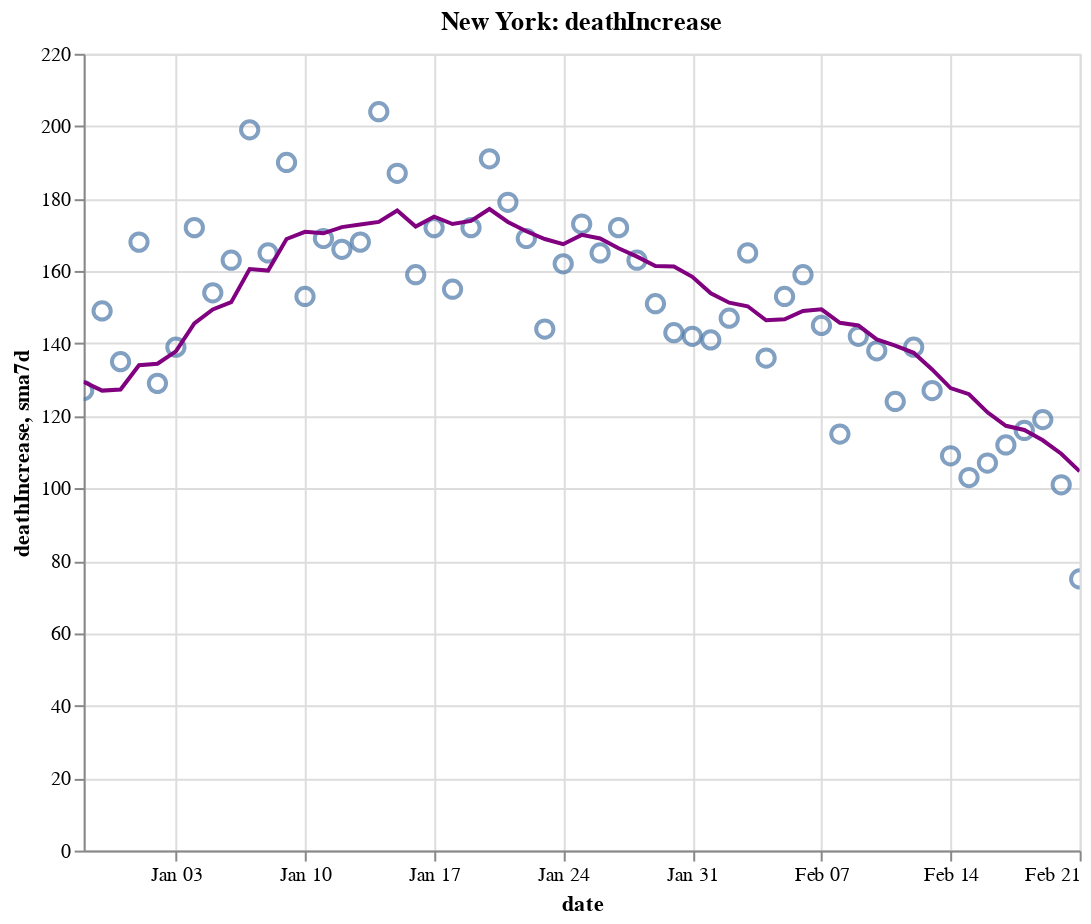

The code cell stored with this chart in its notebook:
### Code cell
create_plot(ny, 'deathIncrease')

### Figure 1 — Vega-Lite specification as saved in the notebook (floating-point values rounded to 4 significant figures)
{"config": {"view": {"continuousWidth": 400, "continuousHeight": 300}}, "layer": [{"layer": [{"mark": {"type": "point", "size": 75}, "encoding": {"tooltip": [{"type": "temporal", "field": "date"}, {"type": "quantitative", "field": "deathIncrease"}, {"type": "quantitative", "field": "sma7d"}], "x": {"type": "temporal", "field": "date"}, "y": {"type": "quantitative", "field": "deathIncrease"}}, "selection": {"selector012": {"type": "interval", "bind": "scales", "encodings": ["x", "y"]}}}, {"mark": {"type": "line", "color": "purple"}, "encoding": {"x": {"type": "temporal", "field": "date"}, "y": {"type": "quantitative", "field": "sma7d"}}}]}, {"mark": {"type": "rule", "color": "#aaa"}, "encoding": {"x": {"type": "temporal", "field": "date"}}, "transform": [{"filter": {"selection": "selector011"}}]}, {"mark": "circle", "encoding": {"opacity": {"condition": {"value": 1, "selection": "selector011"}, "value": 0}, "tooltip": [{"type": "temporal", "field": "date"}, {"type": "quantitative", "field": "deathIncrease"}, {"type": "quantitative", "field": "sma7d"}], "x": {"type": "temporal", "field": "date"}, "y": {"type": "quantitative", "field": "deathIncrease"}}, "selection": {"selector011": {"type": "single", "encodings": ["x"], "on": "mouseover", "nearest": true, "empty": "none"}}}, {"mark": {"type": "text", "align": "left", "dx": 5, "dy": -5, "stroke": "white", "strokeWidth": 2}, "encoding": {"text": {"type": "quantitative", "field": "deathIncrease"}, "tooltip": [{"type": "temporal", "field": "date"}, {"type": "quantitative", "field": "deathIncrease"}, {"type": "quantitative", "field": "sma7d"}], "x": {"type": "temporal", "field": "date"}, "y": {"type": "quantitative", "field": "deathIncrease"}}, "transform": [{"filter": {"selection": "selector011"}}]}, {"mark": {"type": "text", "align": "left", "dx": 5, "dy": -5}, "encoding": {"text": {"type": "quantitative", "field": "deathIncrease"}, "tooltip": [{"type": "temporal", "field": "date"}, {"type": "quantitative", "field": "deathIncrease"}, {"type": "quantitative", "field": "sma7d"}], "x": {"type": "temporal", "field": "date"}, "y": {"type": "quantitative", "field": "deathIncrease"}}, "transform": [{"filter": {"selection": "selector011"}}]}], "data": {"name": "data-219c46382651ef266b2c1c34a12dd2db"}, "height": 400, "title": "New York: deathIncrease", "width": 500, "$schema": "https://vega.github.io/schema/vega-lite/v4.8.1.json", "datasets": {"data-219c46382651ef266b2c1c34a12dd2db": [{"date": "2020-12-29T00:00:00", "totalTestResultsIncrease": 160200.0, "positiveIncrease": 11440.0, "death": 29760.0, "deathIncrease": 127.0, "positiveRate": 0.071, "state": "New York", "sma7d": 129.4}, {"date": "2020-12-30T00:00:00", "totalTestResultsIncrease": 154900.0, "positiveIncrease": 13420.0, "death": 29900.0, "deathIncrease": 149.0, "positiveRate": 0.087, "state": "New York", "sma7d": 127.0}, {"date": "2020-12-31T00:00:00", "totalTestResultsIncrease": 216600.0, "positiveIncrease": 16800.0, "death": 30040.0, "deathIncrease": 135.0, "positiveRate": 0.078, "state": "New York", "sma7d": 127.3}, {"date": "2021-01-01T00:00:00", "totalTestResultsIncrease": 219300.0, "positiveIncrease": 16500.0, "death": 30210.0, "deathIncrease": 168.0, "positiveRate": 0.075, "state": "New York", "sma7d": 134.0}, {"date": "2021-01-02T00:00:00", "totalTestResultsIncrease": 202400.0, "positiveIncrease": 15070.0, "death": 30340.0, "deathIncrease": 129.0, "positiveRate": 0.074, "state": "New York", "sma7d": 134.4}, {"date": "2021-01-03T00:00:00", "totalTestResultsIncrease": 142300.0, "positiveIncrease": 11370.0, "death": 30480.0, "deathIncrease": 139.0, "positiveRate": 0.08, "state": "New York", "sma7d": 137.9}, {"date": "2021-01-04T00:00:00", "totalTestResultsIncrease": 134400.0, "positiveIncrease": 11210.0, "death": 30650.0, "deathIncrease": 172.0, "positiveRate": 0.083, "state": "New York", "sma7d": 145.6}, {"date": "2021-01-05T00:00:00", "totalTestResultsIncrease": 152400.0, "positiveIncrease": 12670.0, "death": 30800.0, "deathIncrease": 154.0, "positiveRate": 0.083, "state": "New York", "sma7d": 149.4}, {"date": "2021-01-06T00:00:00", "totalTestResultsIncrease": 197800.0, "positiveIncrease": 16650.0, "death": 30960.0, "deathIncrease": 163.0, "positiveRate": 0.084, "state": "New York", "sma7d": 151.4}, {"date": "2021-01-07T00:00:00", "totalTestResultsIncrease": 238600.0, "positiveIncrease": 17640.0, "death": 31160.0, "deathIncrease": 199.0, "positiveRate": 0.074, "state": "New York", "sma7d": 160.6}, {"date": "2021-01-08T00:00:00", "totalTestResultsIncrease": 243900.0, "positiveIncrease": 18830.0, "death": 31330.0, "deathIncrease": 165.0, "positiveRate": 0.077, "state": "New York", "sma7d": 160.1}, {"date": "2021-01-09T00:00:00", "totalTestResultsIncrease": 258000.0, "positiveIncrease": 16940.0, "death": 31520.0, "deathIncrease": 190.0, "positiveRate": 0.066, "state": "New York", "sma7d": 168.9}, {"date": "2021-01-10T00:00:00", "totalTestResultsIncrease": 246800.0, "positiveIncrease": 15360.0, "death": 31670.0, "deathIncrease": 153.0, "positiveRate": 0.062, "state": "New York", "sma7d": 170.9}, {"date": "2021-01-11T00:00:00", "totalTestResultsIncrease": 203900.0, "positiveIncrease": 13710.0, "death": 31840.0, "deathIncrease": 169.0, "positiveRate": 0.067, "state": "New York", "sma7d": 170.4}, {"date": "2021-01-12T00:00:00", "totalTestResultsIncrease": 196700.0, "positiveIncrease": 15210.0, "death": 32010.0, "deathIncrease": 166.0, "positiveRate": 0.077, "state": "New York", "sma7d": 172.1}, {"date": "2021-01-13T00:00:00", "totalTestResultsIncrease": 196900.0, "positiveIncrease": 14580.0, "death": 32180.0, "deathIncrease": 168.0, "positiveRate": 0.074, "state": "New York", "sma7d": 172.9}, {"date": "2021-01-14T00:00:00", "totalTestResultsIncrease": 212600.0, "positiveIncrease": 13660.0, "death": 32380.0, "deathIncrease": 204.0, "positiveRate": 0.064, "state": "New York", "sma7d": 173.6}, {"date": "2021-01-15T00:00:00", "totalTestResultsIncrease": 324700.0, "positiveIncrease": 19940.0, "death": 32570.0, "deathIncrease": 187.0, "positiveRate": 0.061, "state": "New York", "sma7d": 176.7}, {"date": "2021-01-16T00:00:00", "totalTestResultsIncrease": 277300.0, "positiveIncrease": 16000.0, "death": 32720.0, "deathIncrease": 159.0, "positiveRate": 0.058, "state": "New York", "sma7d": 172.3}, {"date": "2021-01-17T00:00:00", "totalTestResultsIncrease": 246500.0, "positiveIncrease": 13840.0, "death": 32900.0, "deathIncrease": 172.0, "positiveRate": 0.056, "state": "New York", "sma7d": 175.0}, {"date": "2021-01-18T00:00:00", "totalTestResultsIncrease": 186200.0, "positiveIncrease": 12180.0, "death": 33050.0, "deathIncrease": 155.0, "positiveRate": 0.065, "state": "New York", "sma7d": 173.0}, {"date": "2021-01-19T00:00:00", "totalTestResultsIncrease": 177300.0, "positiveIncrease": 12510.0, "death": 33220.0, "deathIncrease": 172.0, "positiveRate": 0.071, "state": "New York", "sma7d": 173.9}, {"date": "2021-01-20T00:00:00", "totalTestResultsIncrease": 195400.0, "positiveIncrease": 13360.0, "death": 33420.0, "deathIncrease": 191.0, "positiveRate": 0.068, "state": "New York", "sma7d": 177.1}, {"date": "2021-01-21T00:00:00", "totalTestResultsIncrease": 224600.0, "positiveIncrease": 13890.0, "death": 33590.0, "deathIncrease": 179.0, "positiveRate": 0.062, "state": "New York", "sma7d": 173.6}, {"date": "2021-01-22T00:00:00", "totalTestResultsIncrease": 268000.0, "positiveIncrease": 15140.0, "death": 33760.0, "deathIncrease": 169.0, "positiveRate": 0.057, "state": "New York", "sma7d": 171.0}, {"date": "2021-01-23T00:00:00", "totalTestResultsIncrease": 262100.0, "positiveIncrease": 13790.0, "death": 33910.0, "deathIncrease": 144.0, "positiveRate": 0.053, "state": "New York", "sma7d": 168.9}, {"date": "2021-01-24T00:00:00", "totalTestResultsIncrease": 250000.0, "positiveIncrease": 12720.0, "death": 34070.0, "deathIncrease": 162.0, "positiveRate": 0.051, "state": "New York", "sma7d": 167.4}, {"date": "2021-01-25T00:00:00", "totalTestResultsIncrease": 219500.0, "positiveIncrease": 12000.0, "death": 34240.0, "deathIncrease": 173.0, "positiveRate": 0.055, "state": "New York", "sma7d": 170.0}, {"date": "2021-01-26T00:00:00", "totalTestResultsIncrease": 162900.0, "positiveIncrease": 11060.0, "death": 34410.0, "deathIncrease": 165.0, "positiveRate": 0.068, "state": "New York", "sma7d": 169.0}, {"date": "2021-01-27T00:00:00", "totalTestResultsIncrease": 202700.0, "positiveIncrease": 11030.0, "death": 34580.0, "deathIncrease": 172.0, "positiveRate": 0.054, "state": "New York", "sma7d": 166.3}, {"date": "2021-01-28T00:00:00", "totalTestResultsIncrease": 250700.0, "positiveIncrease": 13400.0, "death": 34740.0, "deathIncrease": 163.0, "positiveRate": 0.053, "state": "New York", "sma7d": 164.0}, {"date": "2021-01-29T00:00:00", "totalTestResultsIncrease": 270500.0, "positiveIncrease": 12580.0, "death": 34890.0, "deathIncrease": 151.0, "positiveRate": 0.046, "state": "New York", "sma7d": 161.4}, {"date": "2021-01-30T00:00:00", "totalTestResultsIncrease": 269400.0, "positiveIncrease": 12800.0, "death": 35040.0, "deathIncrease": 143.0, "positiveRate": 0.048, "state": "New York", "sma7d": 161.3}, {"date": "2021-01-31T00:00:00", "totalTestResultsIncrease": 243100.0, "positiveIncrease": 10790.0, "death": 35180.0, "deathIncrease": 142.0, "positiveRate": 0.044, "state": "New York", "sma7d": 158.4}, {"date": "2021-02-01T00:00:00", "totalTestResultsIncrease": 175000.0, "positiveIncrease": 8508.0, "death": 35320.0, "deathIncrease": 141.0, "positiveRate": 0.049, "state": "New York", "sma7d": 153.9}, {"date": "2021-02-02T00:00:00", "totalTestResultsIncrease": 150200.0, "positiveIncrease": 8215.0, "death": 35470.0, "deathIncrease": 147.0, "positiveRate": 0.055, "state": "New York", "sma7d": 151.3}, {"date": "2021-02-03T00:00:00", "totalTestResultsIncrease": 126500.0, "positiveIncrease": 5925.0, "death": 35630.0, "deathIncrease": 165.0, "positiveRate": 0.047, "state": "New York", "sma7d": 150.3}, {"date": "2021-02-04T00:00:00", "totalTestResultsIncrease": 169200.0, "positiveIncrease": 7414.0, "death": 35770.0, "deathIncrease": 136.0, "positiveRate": 0.044, "state": "New York", "sma7d": 146.4}, {"date": "2021-02-05T00:00:00", "totalTestResultsIncrease": 203600.0, "positiveIncrease": 8777.0, "death": 35920.0, "deathIncrease": 153.0, "positiveRate": 0.043, "state": "New York", "sma7d": 146.7}, {"date": "2021-02-06T00:00:00", "totalTestResultsIncrease": 261300.0, "positiveIncrease": 11250.0, "death": 36080.0, "deathIncrease": 159.0, "positiveRate": 0.043, "state": "New York", "sma7d": 149.0}, {"date": "2021-02-07T00:00:00", "totalTestResultsIncrease": 250900.0, "positiveIncrease": 10020.0, "death": 36220.0, "deathIncrease": 145.0, "positiveRate": 0.04, "state": "New York", "sma7d": 149.4}, {"date": "2021-02-08T00:00:00", "totalTestResultsIncrease": 197200.0, "positiveIncrease": 8448.0, "death": 36340.0, "deathIncrease": 115.0, "positiveRate": 0.043, "state": "New York", "sma7d": 145.7}, {"date": "2021-02-09T00:00:00", "totalTestResultsIncrease": 153600.0, "positiveIncrease": 7866.0, "death": 36480.0, "deathIncrease": 142.0, "positiveRate": 0.051, "state": "New York", "sma7d": 145.0}, {"date": "2021-02-10T00:00:00", "totalTestResultsIncrease": 176800.0, "positiveIncrease": 7101.0, "death": 36620.0, "deathIncrease": 138.0, "positiveRate": 0.04, "state": "New York", "sma7d": 141.1}, {"date": "2021-02-11T00:00:00", "totalTestResultsIncrease": 285500.0, "positiveIncrease": 10100.0, "death": 36740.0, "deathIncrease": 124.0, "positiveRate": 0.035, "state": "New York", "sma7d": 139.4}, {"date": "2021-02-12T00:00:00", "totalTestResultsIncrease": 237100.0, "positiveIncrease": 8404.0, "death": 36880.0, "deathIncrease": 139.0, "positiveRate": 0.035, "state": "New York", "sma7d": 137.4}, {"date": "2021-02-13T00:00:00", "totalTestResultsIncrease": 253600.0, "positiveIncrease": 8763.0, "death": 37010.0, "deathIncrease": 127.0, "positiveRate": 0.035, "state": "New York", "sma7d": 132.9}, {"date": "2021-02-14T00:00:00", "totalTestResultsIncrease": 234700.0, "positiveIncrease": 8316.0, "death": 37120.0, "deathIncrease": 109.0, "positiveRate": 0.035, "state": "New York", "sma7d": 127.7}, {"date": "2021-02-15T00:00:00", "totalTestResultsIncrease": 180500.0, "positiveIncrease": 6365.0, "death": 37220.0, "deathIncrease": 103.0, "positiveRate": 0.035, "state": "New York", "sma7d": 126.0}, {"date": "2021-02-16T00:00:00", "totalTestResultsIncrease": 136400.0, "positiveIncrease": 6753.0, "death": 37330.0, "deathIncrease": 107.0, "positiveRate": 0.05, "state": "New York", "sma7d": 121.0}, {"date": "2021-02-17T00:00:00", "totalTestResultsIncrease": 170000.0, "positiveIncrease": 6092.0, "death": 37440.0, "deathIncrease": 112.0, "positiveRate": 0.036, "state": "New York", "sma7d": 117.3}, {"date": "2021-02-18T00:00:00", "totalTestResultsIncrease": 215700.0, "positiveIncrease": 6794.0, "death": 37560.0, "deathIncrease": 116.0, "positiveRate": 0.031, "state": "New York", "sma7d": 116.1}, {"date": "2021-02-19T00:00:00", "totalTestResultsIncrease": 249200.0, "positiveIncrease": 8710.0, "death": 37680.0, "deathIncrease": 119.0, "positiveRate": 0.035, "state": "New York", "sma7d": 113.3}, {"date": "2021-02-20T00:00:00", "totalTestResultsIncrease": 251600.0, "positiveIncrease": 7692.0, "death": 37780.0, "deathIncrease": 101.0, "positiveRate": 0.031, "state": "New York", "sma7d": 109.6}, {"date": "2021-02-21T00:00:00", "totalTestResultsIncrease": 221200.0, "positiveIncrease": 6610.0, "death": 37850.0, "deathIncrease": 75.0, "positiveRate": 0.03, "state": "New York", "sma7d": 104.7}]}}
